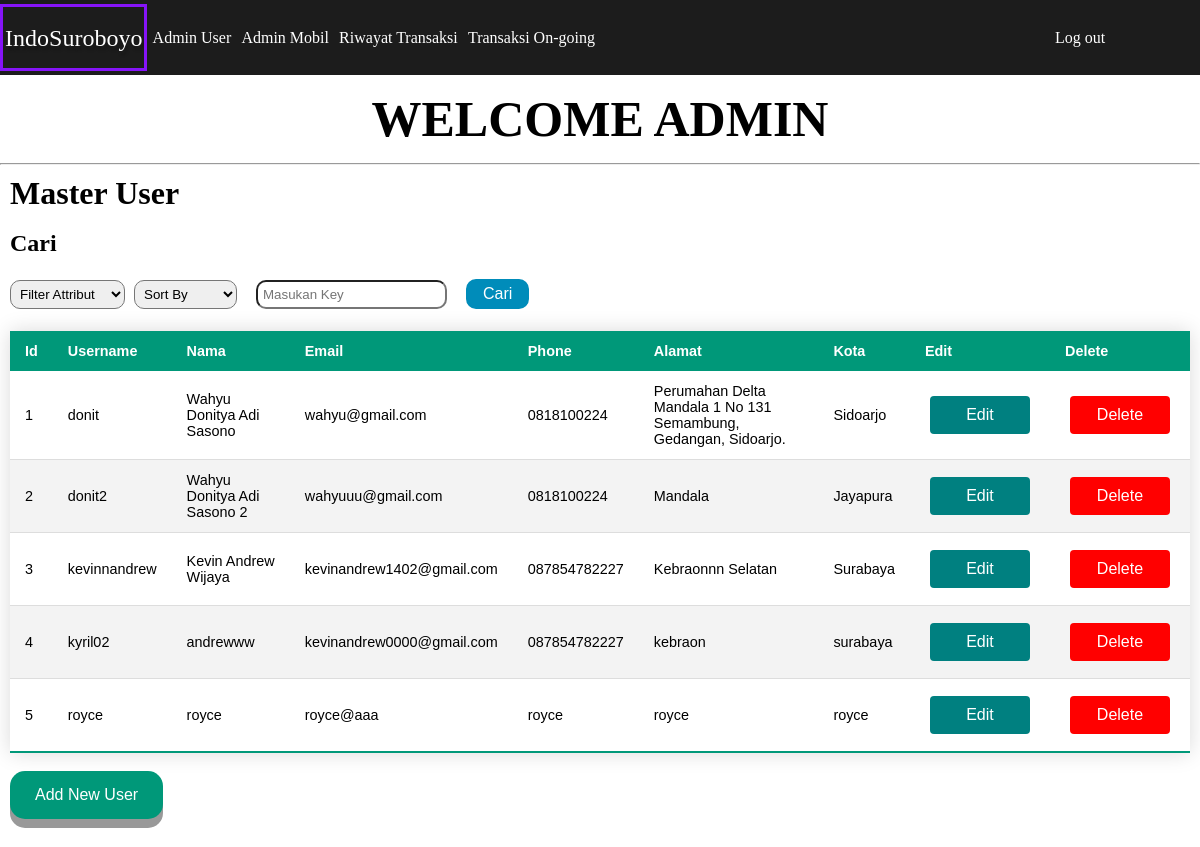
The app's page /admin.php with its own data.
### tables this page shows
CREATE TABLE `penyewa` (
  `id` int(20) NOT NULL,
  `nik` int(20) NOT NULL,
  `username` varchar(100) NOT NULL,
  `password` varchar(100) NOT NULL,
  `nama` varchar(100) NOT NULL,
  `no_telp` varchar(100) NOT NULL,
  `alamat` varchar(100) NOT NULL,
  `kota` varchar(255) NOT NULL,
  `email` varchar(255) NOT NULL
);

### admin.php (the view, shortened to what this page needs)
<?php
    require_once("connection.php");
    $stmt = $pdo-> prepare("SELECT * FROM penyewa");
    $stmt -> execute();
    $users = $stmt->fetchAll(PDO::FETCH_ASSOC);
?>
<!DOCTYPE html>
<html lang="en">
<head>
    <link rel="stylesheet" href="admin2.css">
</head>
<body>
    <div class="container">
        <div class="navigation">
            <div class="kiri">
                <a href="#" class="logo">IndoSuroboyo</a>
                <a href="admin.php" style="padding-top:20px">Admin User</a>
                <a href="admin-mobil.php" style="padding-top:20px">Admin Mobil</a>
                <a href="admin-header-pesanan.php" style="padding-top:20px">Riwayat Transaksi</a>
                <a href="admin-ongoing.php" style="padding-top:20px">Transaksi On-going</a>
            </div>
            <div class="kanan">
                <a id= "login" href="user.php?action=logout">Log out</a>
            </div>
        </div>
        <div id="why">
            <center>
            <h1 style="font-size: 50px;">WELCOME ADMIN</h1>
            </center>
        </div>
        <hr>
        <div class="tabus">
            <form action="#" method = "POST">
                <h1>Master User</h1>
                <br>
                <h2>Cari</h2> <br>
                <select name="s_attr" id="s_attr">
                    <option value="">Filter Attribut</option>
                </select>
                <select name="s_sort" id="s_sort">
                    <option value="">Sort By</option>
                </select>
                <input type="text" name="s_key" id="s_key" class="inputKey" placeholder = "Masukan Key">
                <button id="search" name="search" class="cari-button">Cari</button>
            </form>
            <br>
            <table id="tabel" class="styleTable" method = "POST">
                <thead>
                    <th>Id</th>
                    <th>Username</th>
                    <th>Nama</th>
                    <th>Email</th>
                    <th>Phone</th>
                    <th>Alamat</th>
                    <th>Kota</th>
                    <th>Edit</th>
                    <th>Delete</th>
                </thead>
                <tbody>
                <?php
                    if(isset($_POST['search'])){
                        if(isset($_POST['s_key']) && $_POST['s_key']!= "" && $_POST['s_attr']!=""){
                            $pencarian="%".$_POST['s_key']."%";
                            $attr = $_POST['s_attr'];
                            $sort = $_POST['s_sort'];
                            try{
                                if($sort == "ascending"){
                                    if($attr == "username"){
                                        $stmt=$pdo->prepare("select * from PENYEWA where username like :nama ORDER BY username ASC");
                                    }else if($attr == "id"){
                                        $stmt=$pdo->prepare("select * from PENYEWA where id like :nama ORDER BY id ASC");
                                    }else if($attr == "nomor_telp"){
                                        $stmt=$pdo->prepare("select * from PENYEWA where no_telp like :nama ORDER BY no_telp ASC");
                                    }else if($attr == "alamat"){
                                        $stmt=$pdo->prepare("select * from PENYEWA where alamat like :nama ORDER BY alamat ASC");
                                    }else if($attr == "email"){
                                        $stmt=$pdo->prepare("select * from PENYEWA where email like :nama ORDER BY email ASC");
                                    }else if($attr == "kota"){
                                        $stmt=$pdo->prepare("select * from PENYEWA where kota like :nama ORDER BY kota ASC");
                                    }else if($attr == "nama"){
                                        $stmt=$pdo->prepare("select * from PENYEWA where nama like :nama ORDER BY nama ASC");
                                    }
                                }else if($sort == "descending"){
                                    if($attr == "username"){
                                        $stmt=$pdo->prepare("select * from PENYEWA where username like :nama ORDER BY username DESC");
                                    }else if($attr == "id"){
                                        $stmt=$pdo->prepare("select * from PENYEWA where id like :nama ORDER BY id DESC");
                                    }else if($attr == "nomor_telp"){
                                        $stmt=$pdo->prepare("select * from PENYEWA where no_telp like :nama ORDER BY no_telp DESC");
                                    }else if($attr == "alamat"){
                                        $stmt=$pdo->prepare("select * from PENYEWA where alamat like :nama ORDER BY alamat DESC");
                                    }else if($attr == "email"){
                                        $stmt=$pdo->prepare("select * from PENYEWA where email like :nama ORDER BY email DESC");
                                    }else if($attr == "kota"){
                                        $stmt=$pdo->prepare("select * from PENYEWA where kota like :nama ORDER BY kota DESC");
                                    }else if($attr == "nama"){
                                        $stmt=$pdo->prepare("select * from PENYEWA where nama like :nama ORDER BY nama DESC");
                                    }
                                }else{
                                    if($attr == "username"){
                                        $stmt=$pdo->prepare("select * from PENYEWA where username like :nama");
                                    }else if($attr == "id"){
                                        $stmt=$pdo->prepare("select * from PENYEWA where id like :nama");
                                    }else if($attr == "nomor_telp"){
                                        $stmt=$pdo->prepare("select * from PENYEWA where no_telp like :nama");
                                    }else if($attr == "alamat"){
                                        $stmt=$pdo->prepare("select * from PENYEWA where alamat like :nama");
                                    }else if($attr == "email"){
                                        $stmt=$pdo->prepare("select * from PENYEWA where email like :nama");
                                    }else if($attr == "kota"){
                                        $stmt=$pdo->prepare("select * from PENYEWA where kota like :nama");
                                    }else if($attr == "nama"){
                                        $stmt=$pdo->prepare("select * from PENYEWA where nama like :nama");
                                    }
                                }
                                $stmt->BindParam(":nama",$pencarian);
                                $stmt->execute();
                                if($stmt->rowCount()<1){
                                    echo "<i> Tidak ada hasil untuk pencarian kata </i>";
                                }else{
                                    while($t=$stmt->fetch()){
                                    ?>
                                    <tr>
                                            <td><?= $t['id']?></td>
                                            <td><?= $t['username']?></td>
                                            <td><?= $t['nama']?></td>
                                            <td><?= $t['email']?></td>
                                            <td><?= $t['no_telp']?></td>
                                            <td><?= $t['alamat']?></td>
                                            <td><?= $t['kota']?></td>
                                            <td>
                                                <a href="editUser.php?id=<?=$value['id']?>">
                                                    <button class="editUser-button"><span>Edit </span></button>
                                                </a>
                                            </td>
                                            <td>
                                                <form name="form1" method="post" action="kumpulan.php">
                                                    <input type="hidden" name="action" value="deleteUser">
                                                    <button name='id' value="<?= $value['id']?>" class="delUser-button" onclick="deleteUserFunction()"><span>Delete </span></button>
                                                </form>
                                            </td>
                                        </tr>
                                    <?php
                                    }
                                }
                            }catch(PDOException $e){
                                echo $e->getMessage();
                            }
                        }else if($_POST['s_attr']=="" && $_POST['s_key']!=""){
                            echo "<script>alert('Isi filter dengan benar')</script>";
                            $_SESSION["message"] = "Isi Filter Attribut dengan Benar";
                            header("Location:admin.php");
                        }else{
                            echo "<script>alert('Isi filter dengan benar')</script>";
                            header("Location:admin.php");
                        }
                    }else{
                        if ($users !== null) {
                            foreach ($users as $key => $value) {
                            ?>
                            <tr>
                            <td><?= $value['id']?></td>
                            <td><?= $value['username']?></td>
                            <td><?= $value['nama']?></td>
                            <td><?= $value['email']?></td>
                            <td><?= $value['no_telp']?></td>
                            <td><?= $value['alamat']?></td>
                            <td><?= $value['kota']?></td>
                            <td>
                                <a href="editUser.php?id=<?=$value['id']?>">
                                    <button class="editUser-button"><span>Edit </span></button>
                                </a>
                            </td>
                            <td>
                                <form name="form1" method="post" action="kumpulan.php">
                                    <button name='id' value="<?= $value['id']?>" class="delUser-button" onclick="deleteUserFunction()"><span>Delete </span></button>
                                </form>
                            </td>
                        </tr>
                    <?php
                            }
                        }
                    }
                ?>
            </tbody>
                </table> <br>
                <a href="register-admin.php"><input type="button" class="addUser-button" value="Add New User"> </a>
                <br><br>
        </div>
</body>
</html>

### admin2.css (style rules this page uses)
* { margin : 0; padding : 0; box-sizing: border-box; }
body { animation: fadeInAnimation ease 1s; animation-iteration-count: 1; animation-fill-mode: forwards; }
.container { height: auto; width: 100vw; display: flex; flex-wrap: wrap; flex-direction: column; box-sizing: border-box; }
.navigation { width: 100%; height: 75px; display: flex; justify-content: space-between; background-color: #1C1C1C; align-items: center; flex-direction: row; box-sizing: border-box; flex-wrap: wrap; }
.logo { outline: 3px solid #8614f8; outline-offset: 2px; height: 3.6rem; font-size: 1.5rem; line-height: 3.7rem; text-decoration: none; text-shadow: 2px 4px 3px rgba(0, 0, 0, 0.3); font-weight: 500; }
.navigation a { text-decoration: none; color: white; box-sizing: border-box; }
.navigation .kiri { display: flex; width: 50%; justify-content: space-around; box-sizing: border-box; }
.navigation .kanan { display: flex; width: 20%; justify-content: space-around; box-sizing: border-box; }
#why { margin-top: 15px; margin-bottom: 15px; }
.tabus { margin: 10px; }
.styleTable { border-collapse: collapse; font-size: 0.9em; font-family: sans-serif; box-shadow: 0 0 20px rgba(0, 0, 0, 0.15); width: 100%; }
.styleTable th, .styleTable td { padding: 12px 15px; }
.styleTable tbody tr { border-bottom: 1px solid #dddddd; }
.styleTable tbody tr:nth-of-type(even) { background-color: #f3f3f3; }
.styleTable tbody tr:last-of-type { border-bottom: 2px solid #009879; }
.editUser-button { display: inline-block; border-radius: 4px; background-color:teal; border: none; color: #FFFFFF; text-align: center; font-size: 16px; padding: 10px; width: 100px; transition: all 0.5s; cursor: pointer; margin: 5px; }
.editUser-button span { cursor: pointer; display: inline-block; position: relative; transition: 0.5s; }
.editUser-button span:after { content: '\00bb'; position: absolute; opacity: 0; top: 0; right: -20px; transition: 0.5s; }
.delUser-button { display: inline-block; border-radius: 4px; background-color: red; border: none; color: #FFFFFF; text-align: center; font-size: 16px; padding: 10px; width: 100px; transition: all 0.5s; cursor: pointer; margin: 5px; }
.delUser-button span { cursor: pointer; display: inline-block; position: relative; transition: 0.5s; }
.delUser-button span:after { content: '\00bb'; position: absolute; opacity: 0; top: 0; right: -20px; transition: 0.5s; }
.addUser-button { display: inline-block; padding: 15px 25px; font-size: 16px; cursor: pointer; text-align: center; text-decoration: none; outline: none; color: #fff; background-color: #009879; border: none; border-radius: 15px; box-shadow: 0 9px #999; }
select { padding: 5px; border-radius: 10px; margin-right: 5px; }
.inputKey { padding: 5px; border-radius: 10px; margin: 4px 10px; }
.cari-button { background-color: #008CBA; border-radius: 10px; border: none; color: white; padding: 4px 15px; text-align: center; text-decoration: none; display: inline-block; font-size: 16px; margin: 4px 5px; transition-duration: 0.4s; cursor: pointer; }
.cari-button { background-color: #008CBA; color: white; border: 2px solid #008CBA; }

### records on screen
penyewa: id "1", username "donit", nama "Wahyu Donitya Adi Sasono", email "wahyu@gmail.com", no_telp "0818100224", alamat "Perumahan Delta Mandala 1 No 131 Semambung, Gedangan, Sidoarjo.", kota "Sidoarjo"
penyewa: id "2", username "donit2", nama "Wahyu Donitya Adi Sasono 2", email "wahyuuu@gmail.com", no_telp "0818100224", alamat "Mandala", kota "Jayapura"
penyewa: id "3", username "kevinnandrew", nama "Kevin Andrew Wijaya", email "kevinandrew1402@gmail.com", no_telp "087854782227", alamat "Kebraonnn Selatan", kota "Surabaya"
penyewa: id "4", username "kyril02", nama "andrewww", email "kevinandrew0000@gmail.com", no_telp "087854782227", alamat "kebraon", kota "surabaya"
penyewa: id "5", username "royce", nama "royce", email "royce@aaa", no_telp "royce", alamat "royce", kota "royce"
